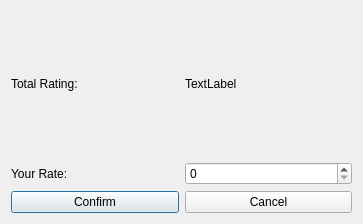
<?xml version="1.0" encoding="UTF-8"?>
<ui version="4.0">
 <class>RatingDialog</class>
 <widget class="QDialog" name="RatingDialog">
  <property name="geometry">
   <rect>
    <x>0</x>
    <y>0</y>
    <width>363</width>
    <height>224</height>
   </rect>
  </property>
  <property name="sizePolicy">
   <sizepolicy hsizetype="Fixed" vsizetype="Fixed">
    <horstretch>0</horstretch>
    <verstretch>0</verstretch>
   </sizepolicy>
  </property>
  <property name="windowTitle">
   <string>Dialog</string>
  </property>
  <layout class="QVBoxLayout" name="verticalLayout">
   <item>
    <layout class="QHBoxLayout" name="horizontalLayout">
     <item>
      <widget class="QLabel" name="label">
       <property name="text">
        <string>Total Rating: </string>
       </property>
      </widget>
     </item>
     <item>
      <widget class="QLabel" name="totalRatingL">
       <property name="text">
        <string>TextLabel</string>
       </property>
      </widget>
     </item>
    </layout>
   </item>
   <item>
    <layout class="QHBoxLayout" name="horizontalLayout_2">
     <item>
      <widget class="QLabel" name="yourRateL">
       <property name="text">
        <string>Your Rate: </string>
       </property>
      </widget>
     </item>
     <item>
      <widget class="QSpinBox" name="yourRateSpin"/>
     </item>
    </layout>
   </item>
   <item>
    <layout class="QHBoxLayout" name="horizontalLayout_3">
     <item>
      <widget class="QPushButton" name="confirmB">
       <property name="text">
        <string>Confirm</string>
       </property>
      </widget>
     </item>
     <item>
      <widget class="QPushButton" name="cancelB">
       <property name="text">
        <string>Cancel</string>
       </property>
      </widget>
     </item>
    </layout>
   </item>
  </layout>
 </widget>
 <resources/>
 <connections/>
</ui>
